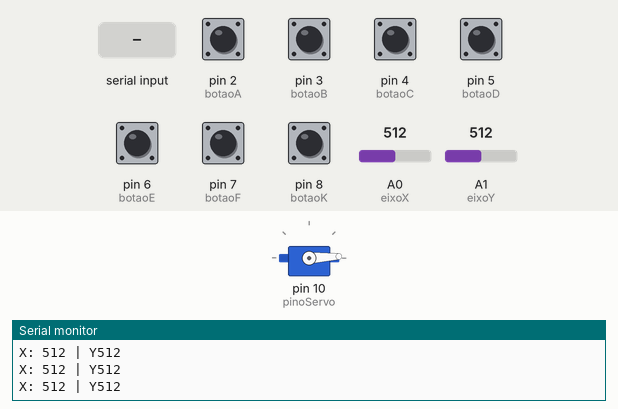
This sketch was run on a simulated Arduino Uno, built with avr-gcc and run on an emulated ATmega328P. Shown: servo, the last lines printed to the serial monitor. Inputs (shaded band) come from the test bench; at power-on: pin 2 (botaoA), pin 3 (botaoB), pin 4 (botaoC), pin 5 (botaoD), pin 6 (botaoE), pin 7 (botaoF), pin 8 (botaoK) HIGH, A0 (eixoX) = 512, A1 (eixoY) = 512.

Above: at 1.3 s.
1.4 s: "p" received over Serial
3.2 s: "+" received over Serial
At 3.49 s:
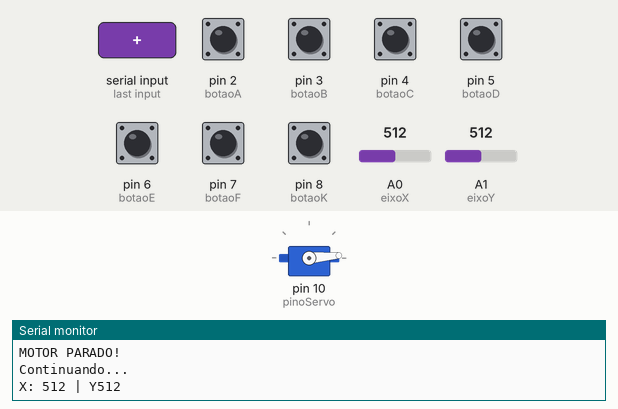
6.2 s: A0 (eixoX) set to 468
9.2 s: A0 (eixoX) set to 435
At 9.65 s:
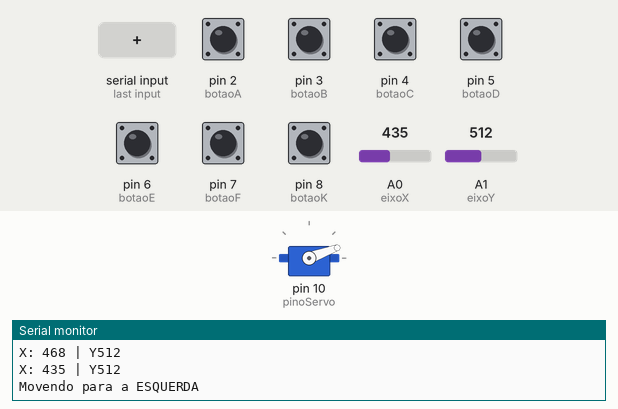
12.2 s: A1 (eixoY) set to 465
15.2 s: A1 (eixoY) set to 434
At 17.87 s:
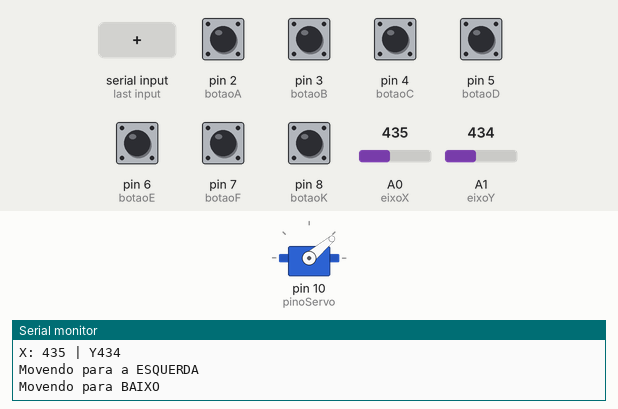
Timing chart, 0 to 27.8 s (numbered marks = the images above; inputs shaded):
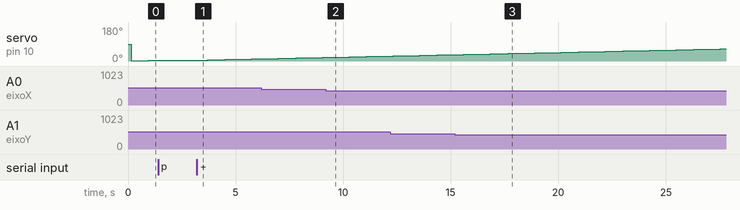

Measured:
- the behaviour switches between 450 and 449 on A0 (eixoX) (found by bisection; images 1 and 2)
- the behaviour switches between 450 and 449 on A1 (eixoY) (found by bisection; images 2 and 3)
- after the input at 1.4 s, servo on pin 10 (pinoServo): stays 4° (without the input it goes to 5° after 0.39 s)
- after the input at 3.2 s, servo on pin 10 (pinoServo): moves from 4° to 12° over 2.9 s, starting after 0.09 s

The sketch:

Aula11.ino
```cpp
/*
 * SERVIÇO MOTOR GIRANDO CONTINUAMENTE
 * Código para servo comum (0° a 180°)
 *
 * Conexões:
 * - Vermelho -> 5V
 * - Marrom/Preto -> GND
 * - Laranja/Amarelo -> Pino 9
 */

#include <Servo.h>
#define botaoA 2
#define botaoB 3
#define botaoC 4
#define botaoD 5
#define botaoE 6
#define botaoF 7
#define botaoK 8
// mapeamento dos eixos X e Y (0 a 1023)
#define eixoX A0
#define eixoY A1

Servo meuServo;
const int pinoServo = 10;

// Configurações ajustáveis
int velocidade = 10;  // Quanto menor, mais rápido (ms)
int angulo = 0;
bool subindo = true;

void setup() {
  meuServo.attach(pinoServo);
  Serial.begin(9600);
  Serial.println("Servo girando continuamente!");
  Serial.println("Comandos:");
  Serial.println("  + : Aumentar velocidade");
  Serial.println("  - : Diminuir velocidade");
  Serial.println("  numero (1-9) : Definir velocidade");
  Serial.println("  p : Parar");
  Serial.println("  r : Recomeçar");


  for (int btn = 2; btn <= 8; btn++ ) {
    pinMode(btn, INPUT_PULLUP);
  }
  Serial.println("Sistema iniciado. Pressione um botao...");


}

void loop() {
  // Controle via Serial Monitor
  if (Serial.available()) {
    char cmd = Serial.read();

    switch(cmd) {
      case '+':
        if (velocidade > 1) {
          velocidade--;
          Serial.print("Velocidade aumentada: ");
          Serial.println(velocidade);
        }
        break;

      case '-':
        if (velocidade < 50) {
          velocidade++;
          Serial.print("Velocidade diminuída: ");
          Serial.println(velocidade);
        }
        break;

      case 'p':
        Serial.println("MOTOR PARADO!");
        while (!Serial.available()) {
          delay(100);  // Aguarda comando
        }
        Serial.read(); // Limpa buffer
        Serial.println("Continuando...");
        break;

      case 'r':
        angulo = 0;
        subindo = true;
        Serial.println("Reiniciando...");
        break;

      default:
        if (cmd >= '1' && cmd <= '9') {
          velocidade = 11 - (cmd - '0');  // 1=mais rápido, 9=mais lento
          Serial.print("Velocidade: ");
          Serial.println(velocidade);
        }
        break;
    }
  }

  // Movimento contínuo do servo
  if (subindo) {
    angulo++;
    meuServo.write(angulo);

    if (angulo >= 180) {
      subindo = false;
      delay(50);  // Pequena pausa na virada
    }
  } else {
    angulo--;
    meuServo.write(angulo);

    if (angulo <= 0) {
      subindo = true;
      delay(50);  // Pequena pausa na virada
    }
  }

  delay(velocidade);


 int valorX = analogRead(eixoX);
  int valorY = analogRead(eixoY);
  int t = digitalRead(botaoA);
  int o = digitalRead(botaoB);
  int x = digitalRead(botaoC);
  int q = digitalRead(botaoD);
  int start = digitalRead(botaoE);
  int select = digitalRead(botaoF);
  int L3 = digitalRead(botaoK);

  // exibir no monitor serial
  Serial.print("X: ");
  Serial.print(valorX);
  Serial.print(" | Y");
  Serial.println(valorY);

  //Ação
  if (valorX > 600) { Serial.println("Movendo para a DIREITA");}
  if (valorX < 450) { Serial.println("Movendo para a ESQUERDA");}
  if (valorY > 600) { Serial.println("Movendo para CIMA");}
  if (valorY < 450) { Serial.println("Movendo para BAIXO");}

  delay(400);

  //verificar cada botão.Como usamos INPUT_PULLUP então LOW significa pressionando
  if (t == LOW ) {
    Serial.println ("Triangulo pressionado");
    delay(200);
  }
  if (o == LOW ) {
    Serial.println ("Bolinha pressionado");
    delay(200);
  }
  if (x == LOW ) {
    Serial.println ("Xis pressionado");
    delay(200);
  }
  if (q == LOW ) {
    Serial.println ("Quadrado pressionado");
    delay(200);
  }
  if (start == LOW ) {
    Serial.println ("Start pressionado");
    delay(200);
  }
  if (select == LOW ) {
    Serial.println ("Select pressionado");
    delay(200);
  }
  if (L3 == LOW ) {
    Serial.println ("L3 pressionado");
    delay(200);
  }


}
```
